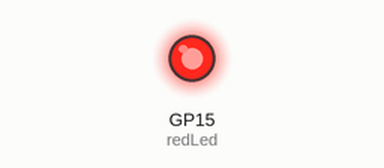
Recording of a program running on a simulated Raspberry Pi Pico running MicroPython. Parts: output pins drawn as LEDs (lit = HIGH).

Above: at 0.5 s.
At 19.5 s:
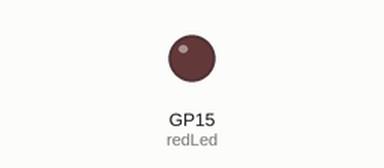
Timing chart, 0 to 20.8 s (numbered marks = the images above):
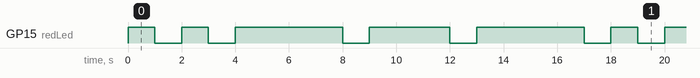

The program:

main.py
```python
from machine import Pin
from time import sleep


redLed = Pin(15 ,Pin.OUT)

def makeS():
    redLed.value(1)
    sleep(1)
    redLed.value(0)
    sleep(1)
    redLed.value(1)
    sleep(1)
    redLed.value(0)
    sleep(1)
    redLed.value(1)
    sleep(1)


def waitTime():
    sleep(3)


def makeO():
    redLed.value(0)
    sleep(1)
    redLed.value(1)
    sleep(3)
    redLed.value(0)
    sleep(1)
    redLed.value(1)
    sleep(3)
    redLed.value(0)

while (True):
    makeS()
    waitTime()
    makeO()
```

Measured:
- by itself, GP15 (redLed): repeats every 16.0 s: LOW 1.0 s, HIGH 1.0 s, LOW 1.0 s, HIGH 4.0 s, LOW 1.0 s, HIGH 3.0 s, LOW 1.0 s, HIGH 4.0 s
- by itself, everything shown: repeats every 16.0 s, in 8 steps
